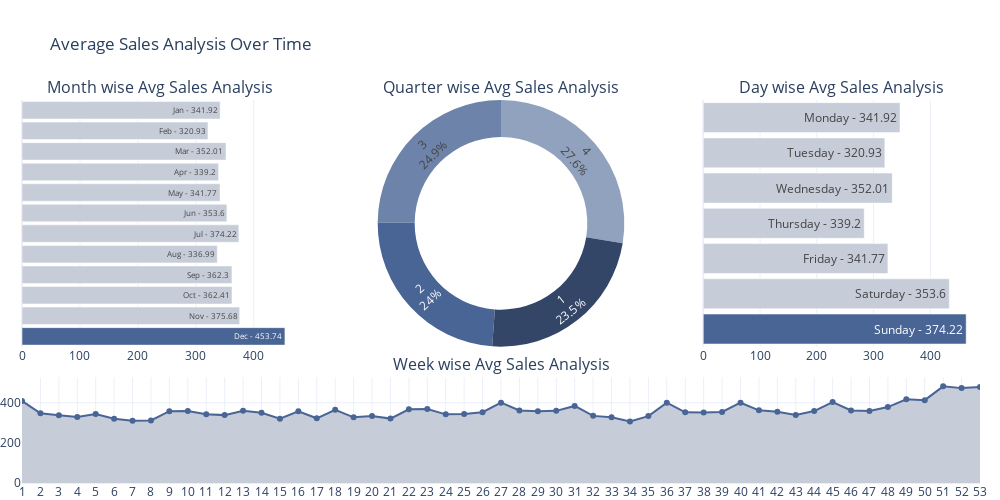

The cell this chart's notebook holds for it:
### Code cell
df_m_sa = train_ext.groupby('month').agg({"sales" : "mean"}).reset_index()
df_m_sa['sales'] = round(df_m_sa['sales'], 2)
df_m_sa['month_text'] = df_m_sa['month'].apply(lambda x: cal.month_abbr[x])
df_m_sa['text'] = df_m_sa['month_text'] + ' - ' + df_m_sa['sales'].astype(str)
df_m_sa['color'] = '#c6ccd8'
df_m_sa['color'].at[df_m_sa.sales.idxmax()] = '#496595'

df_dw_sa = train_ext.groupby('weekday').agg({"sales" : "mean"}).reset_index()
df_dw_sa.sales = round(df_dw_sa.sales, 2)
df_dw_sa['day_name'] = df_dw_sa['weekday'].apply(lambda x: cal.day_name[x])
df_dw_sa['text'] = df_dw_sa['day_name'] + ' - ' + df_m_sa['sales'].astype(str)
df_dw_sa['color'] = '#c6ccd8'
df_dw_sa['color'].at[df_dw_sa.sales.idxmax()] = '#496595'

df_w_sa = train_ext.groupby('week').agg({"sales" : "mean"}).reset_index()
df_q_sa = train_ext.groupby('quarter').agg({"sales" : "mean"}).reset_index()
df_w_sa['color'] = '#c6ccd8'

fig = make_subplots(rows=2, cols=3,
                    vertical_spacing=0.08,
                    row_heights=[0.7, 0.3],
                    specs=[[{"type": "bar"}, {"type": "pie"}, {"type": "bar"}], [{"colspan": 3}, None, None]],
                    subplot_titles=("Month wise Avg Sales Analysis",
                                    "Quarter wise Avg Sales Analysis",
                                    "Day wise Avg Sales Analysis",
                                    "Week wise Avg Sales Analysis"))
fig.add_trace(go.Bar(x=df_m_sa['sales'], y=df_m_sa['month'][::-1],
                     marker=dict(color=df_m_sa['color']),
                     text=df_m_sa['text'], textposition='auto',
                     name='Month', orientation='h'), row=1, col=1)
fig.add_trace(go.Pie(values=df_q_sa['sales'], labels=df_q_sa['quarter'], name='Quarter',
                     marker=dict(colors=['#334668','#496595','#6D83AA','#91A2BF','#C8D0DF']),
                     hole=0.7, hoverinfo='label+percent+value', textinfo='label+percent'), row=1, col=2)
fig.add_trace(go.Bar(x=df_dw_sa['sales'], y=df_dw_sa['weekday'][::-1],
                     marker=dict(color=df_dw_sa['color']),
                     text=df_dw_sa['text'], textposition='auto',
                     name='Day', orientation='h'), row=1, col=3)
fig.add_trace(go.Scatter(x=df_w_sa['week'], y=df_w_sa['sales'],
                         mode='lines+markers', fill='tozeroy', fillcolor='#c6ccd8',
                         marker=dict(color='#496595'), name='Week'), row=2, col=1)

fig.update_yaxes(visible=False, row=1, col=1)
fig.update_yaxes(visible=False, row=1, col=3)
fig.update_xaxes(tickmode = 'array', tickvals=df_w_sa.week, ticktext=[i for i in range(1,53)], 
                 row=2, col=1)
fig.update_layout(height=500, width=1000, bargap=0.15,
                  margin=dict(b=0,r=20,l=20), 
                  title_text="Average Sales Analysis Over Time",
                  showlegend=False, **{'template': "plotly_white"})
fig.show()

### Figure 1 — Plotly figure (JSON) as saved in the notebook; plotly's stock layout.template omitted (floating-point values rounded to 4 significant figures)
{"data": [{"marker": {"color": ["#c6ccd8", "#c6ccd8", "#c6ccd8", "#c6ccd8", "#c6ccd8", "#c6ccd8", "#c6ccd8", "#c6ccd8", "#c6ccd8", "#c6ccd8", "#c6ccd8", "#496595"]}, "name": "Month", "orientation": "h", "text": ["Jan - 341.92", "Feb - 320.93", "Mar - 352.01", "Apr - 339.2", "May - 341.77", "Jun - 353.6", "Jul - 374.22", "Aug - 336.99", "Sep - 362.3", "Oct - 362.41", "Nov - 375.68", "Dec - 453.74"], "textposition": "auto", "type": "bar", "x": [341.9, 320.9, 352.0, 339.2, 341.8, 353.6, 374.2, 337.0, 362.3, 362.4, 375.7, 453.7], "xaxis": "x", "y": [12, 11, 10, 9, 8, 7, 6, 5, 4, 3, 2, 1], "yaxis": "y"}, {"domain": {"x": [0.3556, 0.6444], "y": [0.356, 1]}, "hole": 0.7, "hoverinfo": "label+percent+value", "labels": [1, 2, 3, 4], "marker": {"colors": ["#334668", "#496595", "#6D83AA", "#91A2BF", "#C8D0DF"]}, "name": "Quarter", "textinfo": "label+percent", "type": "pie", "values": [338.8, 344.8, 358.3, 396.9]}, {"marker": {"color": ["#c6ccd8", "#c6ccd8", "#c6ccd8", "#c6ccd8", "#c6ccd8", "#c6ccd8", "#496595"]}, "name": "Day", "orientation": "h", "text": ["Monday - 341.92", "Tuesday - 320.93", "Wednesday - 352.01", "Thursday - 339.2", "Friday - 341.77", "Saturday - 353.6", "Sunday - 374.22"], "textposition": "auto", "type": "bar", "x": [346.5, 319.8, 332.9, 283.5, 325.2, 433.3, 463.1], "xaxis": "x2", "y": [6, 5, 4, 3, 2, 1, 0], "yaxis": "y2"}, {"fill": "tozeroy", "fillcolor": "#c6ccd8", "marker": {"color": "#496595"}, "mode": "lines+markers", "name": "Week", "type": "scatter", "x": [1, 2, 3, 4, 5, 6, 7, 8, 9, 10, 11, 12, 13, 14, 15, 16, 17, 18, 19, 20, 21, 22, 23, 24, 25, 26, 27, 28, 29, 30, 31, 32, 33, 34, 35, 36, 37, 38, 39, 40, 41, 42, 43, 44, 45, 46, 47, 48, 49, 50, 51, 52, 53], "xaxis": "x3", "y": [409.1, 347.5, 338.1, 329.2, 344.2, 320.1, 310.4, 311.9, 358.2, 358.6, 343.0, 338.4, 360.5, 350.2, 320.8, 357.4, 322.6, 365.2, 327.4, 334.4, 321.1, 367.7, 368.6, 342.2, 343.9, 352.6, 400.4, 362.0, 358.2, 359.6, 384.2, 334.7, 327.5, 306.6, 333.6, 400.3, 352.6, 351.5, 354.2, 400.3, 362.2, 354.9, 339.6, 358.8, 403.3, 361.6, 358.7, 378.6, 417.3, 412.9, 482.0, 473.0, 478.2], "yaxis": "y3"}], "layout": {"annotations": [{"font": {"size": 16}, "showarrow": false, "text": "Month wise Avg Sales Analysis", "x": 0.1444, "xanchor": "center", "xref": "paper", "y": 1, "yanchor": "bottom", "yref": "paper"}, {"font": {"size": 16}, "showarrow": false, "text": "Quarter wise Avg Sales Analysis", "x": 0.5, "xanchor": "center", "xref": "paper", "y": 1, "yanchor": "bottom", "yref": "paper"}, {"font": {"size": 16}, "showarrow": false, "text": "Day wise Avg Sales Analysis", "x": 0.8556, "xanchor": "center", "xref": "paper", "y": 1, "yanchor": "bottom", "yref": "paper"}, {"font": {"size": 16}, "showarrow": false, "text": "Week wise Avg Sales Analysis", "x": 0.5, "xanchor": "center", "xref": "paper", "y": 0.276, "yanchor": "bottom", "yref": "paper"}], "bargap": 0.15, "height": 500, "margin": {"b": 0, "l": 20, "r": 20}, "showlegend": false, "title": {"text": "Average Sales Analysis Over Time"}, "width": 1000, "xaxis": {"anchor": "y", "domain": [0, 0.2889]}, "xaxis2": {"anchor": "y2", "domain": [0.7111, 1]}, "xaxis3": {"anchor": "y3", "domain": [0, 1], "tickmode": "array", "ticktext": [1, 2, 3, 4, 5, 6, 7, 8, 9, 10, 11, 12, 13, 14, 15, 16, 17, 18, 19, 20, 21, 22, 23, 24, 25, 26, 27, 28, 29, 30, 31, 32, 33, 34, 35, 36, 37, 38, 39, 40, 41, 42, 43, 44, 45, 46, 47, 48, 49, 50, 51, 52], "tickvals": [1, 2, 3, 4, 5, 6, 7, 8, 9, 10, 11, 12, 13, 14, 15, 16, 17, 18, 19, 20, 21, 22, 23, 24, 25, 26, 27, 28, 29, 30, 31, 32, 33, 34, 35, 36, 37, 38, 39, 40, 41, 42, 43, 44, 45, 46, 47, 48, 49, 50, 51, 52, 53]}, "yaxis": {"anchor": "x", "domain": [0.356, 1], "visible": false}, "yaxis2": {"anchor": "x2", "domain": [0.356, 1], "visible": false}, "yaxis3": {"anchor": "x3", "domain": [0, 0.276]}}}
